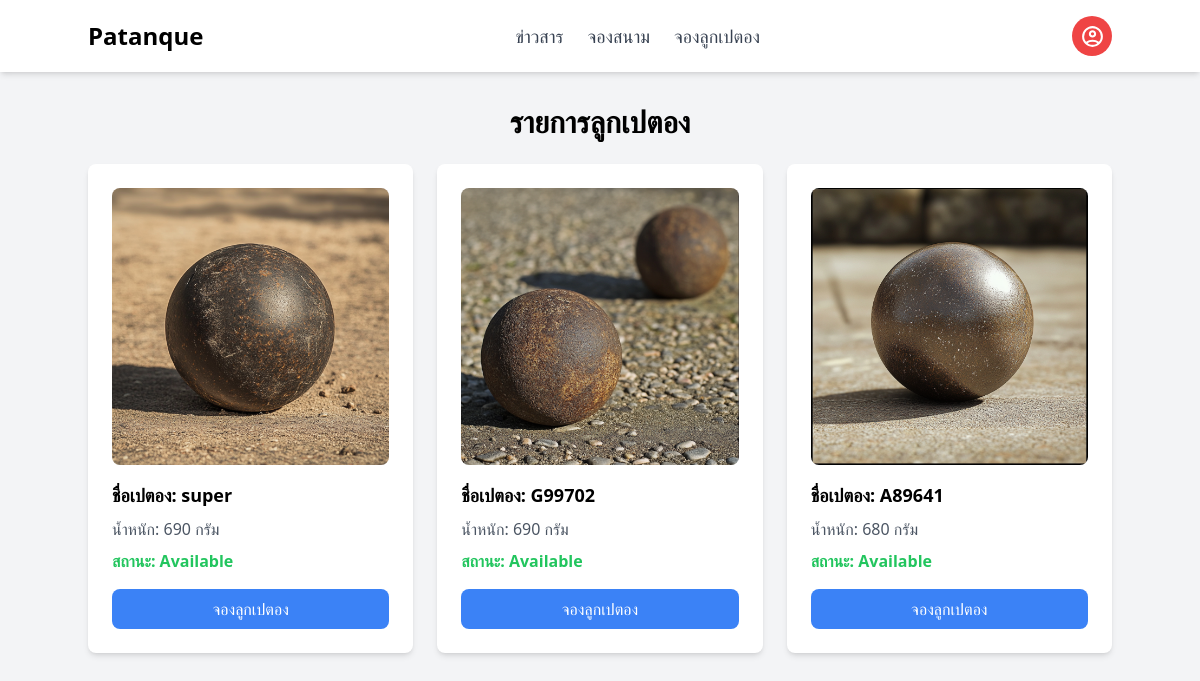
Screenshot of /equipments/ (signed in) with the database file from the repository.
### Myapp/models.py (models this page shows, shortened)
class Equipment(models.Model):
    STATUS_CHOICES = [
        ('available', 'Available'),
        ('unavailable', 'Unavailable'),
    ]
    name = models.CharField(max_length=255)
    weight = models.CharField(max_length=255)
    img = models.ImageField(upload_to='equipment/', null=True, blank=True)
    status = models.CharField(max_length=12, choices=STATUS_CHOICES, default='available')

### Myapp/views.py (the view)
# urls.py: path('equipments/', views.equipment_list, name='equipment_list'),
@login_required
def equipment_list(request):
    equipments = Equipment.objects.all()
    return render(request, 'equipment_list.html', {'equipments': equipments})

### Myapp/templates/equipment_list.html (shortened to what this page needs)
<!DOCTYPE html>
<html lang="en">
<head>
    <script src="https://cdn.tailwindcss.com"></script>
</head>
<body class="bg-gray-100 font-sans">
    <nav class="bg-white shadow-md">
        <div class="container mx-auto flex justify-between items-center py-4">
            <div class="text-2xl font-bold">Patanque</div>
            <div class="flex space-x-6">
                <a href="{% url 'new' %}" class="text-lg text-gray-700 hover:text-gray-900">ข่าวสาร</a>
                <a href="{% url 'booking' %}" class="text-lg text-gray-700 hover:text-gray-900">จองสนาม</a>
                <a href="#" class="text-lg text-gray-700 hover:text-gray-900">จองลูกเปตอง</a>
            </div>
            <a href="{% url 'Profile' %}" class="w-10 h-10 rounded-full bg-red-500 text-white flex items-center justify-center">
                <span class="material-icons">
                </span>
            </a>
        </div>
    </nav>
    <div class="container mx-auto mt-8">
        <h1 class="text-3xl font-bold text-center mb-6">รายการลูกเปตอง</h1>
        <div class="grid grid-cols-1 md:grid-cols-2 lg:grid-cols-3 gap-6">
            {% for equipment in equipments %}
            <div class="bg-white rounded-lg shadow-md p-6">
                <img
                    src="{{ equipment.img.url|default:'https://via.placeholder.com/300x200' }}"
                    alt="{{ equipment.name }}"
                    class="rounded-lg mb-4 w-full"
                />
                <h3 class="text-lg font-semibold mb-2">ชื่อเปตอง: {{ equipment.name }}</h3>
                <p class="text-gray-600 mb-2">น้ำหนัก: {{ equipment.weight }} กรัม</p>
                <p class="mb-4 font-bold
                    {% if equipment.status == 'available' %}
                        text-green-500
                    {% else %}
                        text-red-500
                    {% endif %}
                ">
                    สถานะ: {{ equipment.get_status_display }}
                </p>
                {% if equipment.status == 'available' %}
                <form method="POST" action="{% url 'book_ball' %}">
                    <button
                        type="submit"
                        class="bg-blue-500 text-white px-4 py-2 rounded-lg hover:bg-blue-600 transition w-full"
                    >
                        จองลูกเปตอง
                    </button>
                </form>
                {% endif %}
            </div>
            {% endfor %}
        </div>
    </div>
</body>
</html>

### rows the page displays
Equipment: img (picture), name "super", weight "690", status "Available"
Equipment: img (picture), name "G99702", weight "690", status "Available"
Equipment: img (picture), name "A89641", weight "680", status "Available"
